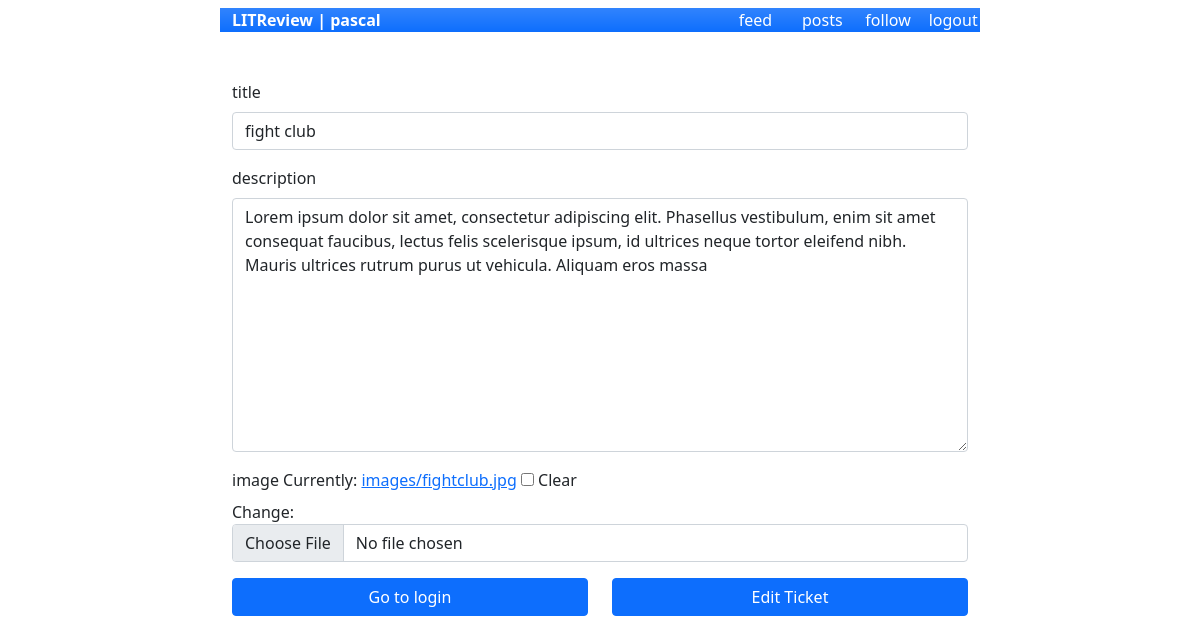
Screenshot of /ticket/1/edit/ (signed in) with the database file from the repository.
### litreview/models.py (models this page shows, shortened)
class Ticket(models.Model):
	user = models.ForeignKey(
		to=settings.AUTH_USER_MODEL,
		on_delete=models.CASCADE
	)
	title = models.CharField(max_length=128)
	description = models.TextField(max_length=2048, blank=True)
	image = models.ImageField(null=True, blank=True, upload_to="images")
	time_created = models.DateTimeField(auto_now_add=True)

### litreview/views.py (the view)
# urls.py: path('ticket/<int:ticket_id>/edit/', views.edit_ticket, name='edit_ticket'),
@login_required
def edit_ticket(request, ticket_id):
	ticket = Ticket.objects.get(id=ticket_id)
	if ticket.user != request.user:
		raise PermissionDenied
	if request.method == 'POST':
		data = request.POST.copy()
		data.update({'user': request.user})
		form = modelform_factory(
			Ticket,
			fields='__all__',
		)(data, request.FILES, instance=ticket)
		if form.is_valid():
			form.save()
			return redirect('posts')
	else:
		form = modelform_factory(
			Ticket,
			exclude=['user'],
		)(instance=ticket)
	return render(
		request,
		'litreview/ticket/edit_ticket.html',
		{'form': form}
	)

### litreview/templatetags/custom_filters.py (called while the page is built)
@register.filter(name='add_classes')
def add_classes(tag, args):
	base = tag.field.widget.attrs.get('class', '').split()
	new = args.split(' ')
	classes = ' '.join(set(base + new)).strip()
	return tag.as_widget(attrs={'class': classes})

@register.filter(name='get_page')
def get_page(url):
	return url.split('/')[1]

@register.filter(name='string_list')
def string_list(args):
	return args.split(' ')

### litreview/templates/litreview/ticket/edit_ticket.html (shortened to what this page needs)
{% extends "litreview/base.html" %}
{% load custom_filters %}
{% block content %}
<div class="col-8">
 	<form enctype="multipart/form-data" method="post">
		{% include 'litreview/form.html' with form=form only %}
		<div class="row mt-1">
			<div class="d-grid col">
				{% if request.META.HTTP_REFERER %}
				<a href="{{ request.META.HTTP_REFERER|escape }}" class="btn btn-primary">Go back</a>
				{% else %}
				<a href="{% url 'login' %}" class="btn btn-primary">Go to login</a>
				{% endif %}
			</div>
			<div class="d-grid col">
				<button type="submit" class="btn btn-primary">Edit Ticket</button>
			</div>
		</div>
	</form>
</div>
{% endblock %}

### litreview/templates/litreview/header.html
{% load custom_filters %}
{% with	sections="feed posts follow logout"|string_list current_page=request.path|get_page hide_for="login signup"|string_list %}
<div class="col-8">
	<div class="row mt-2 bg-primary bg-gradient text-white">
		<div class="col fw-bold">
			LITReview | {{ request.user }}
		</div>
		{% if current_page not in hide_for %}
		{% for section in sections %}
		<div class="col-1">
			{% if current_page == section %}
			<div class="fw-bold">{{ section }}</div>
			{% else %}
			<a href="{% url section %}" class="text-decoration-none text-white">{{ section }}</a>
			{% endif %}
		</div>
		{% endfor %}
		{% endif %}
	</div>
</div>
{% endwith %}

### litreview/templates/litreview/form.html (shortened to what this page needs)
{% load custom_filters %}
{% for field in form.visible_fields %}
<div class="mb-3">
	<label class="form-label" for="{{ field.name }}">{{ field.name }}</label>
	{% if field.field.widget.input_type == 'radio' %}
		{% for choice in field %}
		<div class="form-check form-check-inline">
			{{ choice }}
		</div>
		{% endfor %}
	{% else %}
		{{ field|add_classes:'form-control' }}
	{% endif %}
</div>
{% endfor %}

### rows the page displays
Ticket: visible_fields "fight club" "Lorem ipsum dolor sit amet, consectetur adipiscing elit. Phasellus vestibulum, enim sit amet consequat faucibus, lectus felis scelerisque ipsum, id ultrices neque tortor eleifend nibh. Mauris ultrices rutrum purus ut vehicula. Aliquam eros massa"

### other values shown
{{ request.user }} "pascal"
{{ section }} "feed" "posts" "follow" "logout"
{{ field.name }} "title" "description" "image"
